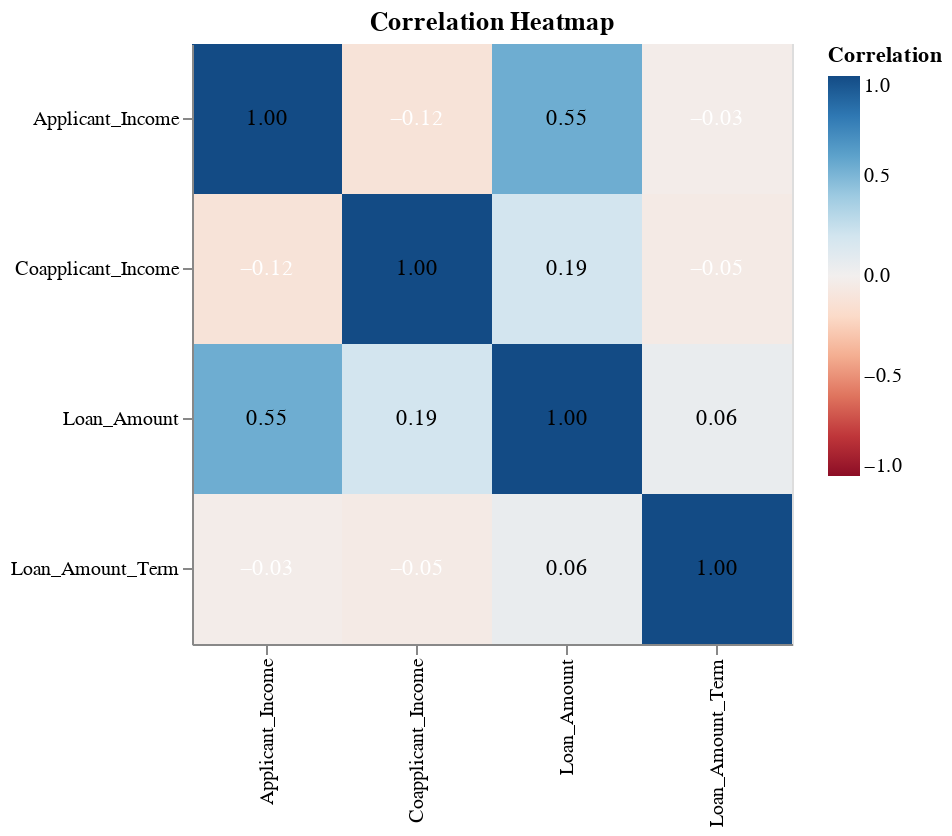

The notebook cell saved with this chart:
### Code cell
# numerical feature correlations

import altair as alt
import pandas as pd
from typing import List

def correlation_plot(data: pd.DataFrame, column_names: List[str]) -> alt.Chart:
    """
    Create a correlation heatmap for the selected feature names.
    """

    for col in column_names:
        if col not in data.columns:
            raise ValueError(f"Column '{col}' not found in DataFrame.")

    corr = data[column_names].corr()

    corr_long = (
        corr
        .reset_index()
        .melt(id_vars="index", var_name="feature2", value_name="correlation")
        .rename(columns={"index": "feature1"})
    )

    heatmap = (
        alt.Chart(corr_long)
        .mark_rect()
        .encode(
            x=alt.X("feature1:N", title=None, sort=column_names),
            y=alt.Y("feature2:N", title=None, sort=column_names),
            color=alt.Color(
                "correlation:Q",
                scale=alt.Scale(scheme="redblue", domain=(-1, 1)),
                title="Correlation"
            ),
        )
        .properties(width=300, height=300)
    )

    text = (
        alt.Chart(corr_long)
        .mark_text(baseline="middle")
        .encode(
            x=alt.X("feature1:N", sort=column_names),
            y=alt.Y("feature2:N", sort=column_names),
            text=alt.Text("correlation:Q", format=".2f"),
            color=alt.condition(
                "datum.correlation > 0",
                alt.value("black"),
                alt.value("white")
            )
        )
    )

    final = (
        (heatmap + text)
        .properties(
            title="Correlation Heatmap"
        )
    )

    return final

correlation_plot(data=data, column_names=numerical_features)

### Figure 1 — Vega-Lite specification as saved in the notebook (floating-point values rounded to 4 significant figures)
{"config": {"view": {"continuousWidth": 300, "continuousHeight": 300}}, "layer": [{"mark": {"type": "rect"}, "encoding": {"color": {"field": "correlation", "scale": {"domain": [-1, 1], "scheme": "redblue"}, "title": "Correlation", "type": "quantitative"}, "x": {"field": "feature1", "sort": ["Applicant_Income", "Coapplicant_Income", "Loan_Amount", "Loan_Amount_Term"], "title": null, "type": "nominal"}, "y": {"field": "feature2", "sort": ["Applicant_Income", "Coapplicant_Income", "Loan_Amount", "Loan_Amount_Term"], "title": null, "type": "nominal"}}}, {"mark": {"type": "text", "baseline": "middle"}, "encoding": {"color": {"condition": {"test": "datum.correlation > 0", "value": "black"}, "value": "white"}, "text": {"field": "correlation", "format": ".2f", "type": "quantitative"}, "x": {"field": "feature1", "sort": ["Applicant_Income", "Coapplicant_Income", "Loan_Amount", "Loan_Amount_Term"], "type": "nominal"}, "y": {"field": "feature2", "sort": ["Applicant_Income", "Coapplicant_Income", "Loan_Amount", "Loan_Amount_Term"], "type": "nominal"}}}], "data": {"name": "data-0d1ca673a2ddb3a0f4a274e371843e14"}, "height": 300, "title": "Correlation Heatmap", "width": 300, "$schema": "https://vega.github.io/schema/vega-lite/v5.20.1.json", "datasets": {"data-0d1ca673a2ddb3a0f4a274e371843e14": [{"feature1": "Applicant_Income", "feature2": "Applicant_Income", "correlation": 1.0}, {"feature1": "Coapplicant_Income", "feature2": "Applicant_Income", "correlation": -0.1166}, {"feature1": "Loan_Amount", "feature2": "Applicant_Income", "correlation": 0.5463}, {"feature1": "Loan_Amount_Term", "feature2": "Applicant_Income", "correlation": -0.02804}, {"feature1": "Applicant_Income", "feature2": "Coapplicant_Income", "correlation": -0.1166}, {"feature1": "Coapplicant_Income", "feature2": "Coapplicant_Income", "correlation": 1.0}, {"feature1": "Loan_Amount", "feature2": "Coapplicant_Income", "correlation": 0.191}, {"feature1": "Loan_Amount_Term", "feature2": "Coapplicant_Income", "correlation": -0.04887}, {"feature1": "Applicant_Income", "feature2": "Loan_Amount", "correlation": 0.5463}, {"feature1": "Coapplicant_Income", "feature2": "Loan_Amount", "correlation": 0.191}, {"feature1": "Loan_Amount", "feature2": "Loan_Amount", "correlation": 1.0}, {"feature1": "Loan_Amount_Term", "feature2": "Loan_Amount", "correlation": 0.05847}, {"feature1": "Applicant_Income", "feature2": "Loan_Amount_Term", "correlation": -0.02804}, {"feature1": "Coapplicant_Income", "feature2": "Loan_Amount_Term", "correlation": -0.04887}, {"feature1": "Loan_Amount", "feature2": "Loan_Amount_Term", "correlation": 0.05847}, {"feature1": "Loan_Amount_Term", "feature2": "Loan_Amount_Term", "correlation": 1.0}]}}
